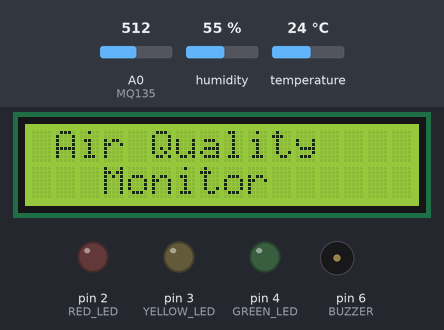
A sketch run on a simulated Arduino Uno, built with avr-gcc and run on an emulated ATmega328P. Parts: 16×2 character LCD, output pins drawn as LEDs (lit = HIGH), buzzer (waves = sounding, pin HIGH). Inputs (shaded band) come from the test bench; at power-on: A0 (MQ135) = 512, humidity 55 %, temperature 24 °C. What the sketch prints to the serial monitor is not drawn.

Above: at 1.2 s.
1.3 s: A0 (MQ135) set to 1023
At 4.4 s:
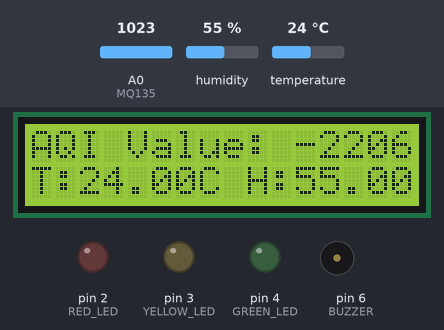
8.1 s: humidity set to 22 %
At 19.5 s:
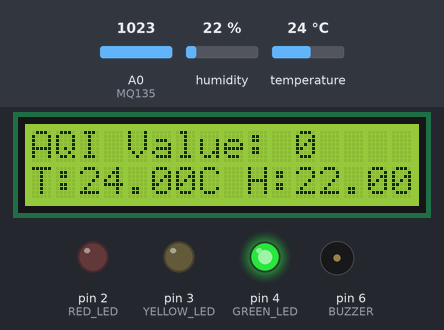
22.1 s: temperature set to 12 °C
At 35.7 s:
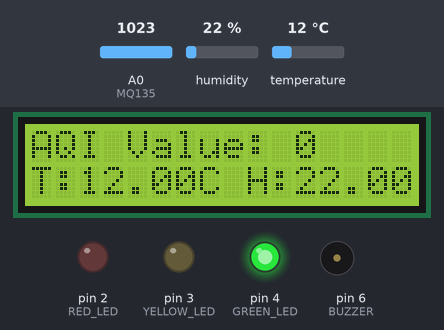
Timing chart, 0 to 37.2 s (numbered marks = the images above; inputs shaded):
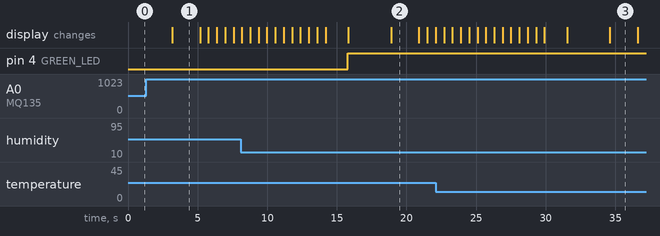

Measured:
- what the display in image 1 shows lasts 2.0 s, from 3.2 s to 5.2 s

The sketch:

main.ino
```cpp
#include <Wire.h>
#include <LiquidCrystal_I2C.h>
#include <DHT11.h>

#define DHTPIN A1
#define MQ135 A0
#define BUZZER 6
#define GREEN_LED 4
#define YELLOW_LED 3
#define RED_LED 2

DHT11 dht(DHTPIN);
LiquidCrystal_I2C lcd(0x27, 16, 2);

// Calibration constants
const float R_L = 20.0;  // Load resistance in kΩ
const float T0 = 20.0;   // Reference temperature
const float H0 = 65.0;   // Reference humidity
const float alpha = 0.01;  // Temperature coefficient
const float beta = 0.03;   // Humidity coefficient

void setup() {
  pinMode(MQ135, INPUT);
  pinMode(BUZZER, OUTPUT);
  pinMode(GREEN_LED, OUTPUT);
  pinMode(YELLOW_LED, OUTPUT);
  pinMode(RED_LED, OUTPUT);

  Serial.begin(9600);

  lcd.init();
  lcd.backlight();
}

void loop() {
  lcd.clear();
  lcd.setCursor(0, 0);
  lcd.print(" Air Quality");
  lcd.setCursor(0, 1);
  lcd.print("   Monitor");
  delay(2000);

  float temp = dht.readTemperature();
  float humidity = dht.readHumidity();

  if (isnan(temp) || isnan(humidity)) {
    Serial.println("DHT Sensor Error! Retrying...");
    delay(500);
    temp = dht.readTemperature();
    humidity = dht.readHumidity();
  }

  if (isnan(temp) || isnan(humidity)) {
    Serial.println("DHT Sensor Failed!");
    lcd.clear();
    lcd.print("DHT Sensor Error");
    delay(2000);
    return;
  }

  // Read raw sensor value
  int air_quality_raw = analogRead(MQ135);

  // Calculate sensor resistance (R_s)
  float R_s = ((1023.0 / air_quality_raw) - 1) * R_L;

  // Calculate PPM
  float PPM = 1000.0 / R_s;

  // Correct PPM for temperature and humidity
  float PPM_corrected = PPM / (1 + alpha * (temp - T0) + beta * (humidity - H0));

  // Map PPM to AQI
  int AQI;
  if (PPM_corrected <= 50) {
    AQI = map(PPM_corrected, 0, 50, 0, 50);  // Good
  } else if (PPM_corrected <= 100) {
    AQI = map(PPM_corrected, 51, 100, 51, 100);  // Moderate
  } else if (PPM_corrected <= 200) {
    AQI = map(PPM_corrected, 101, 200, 101, 200);  // Unhealthy
  } else if (PPM_corrected <= 300) {
    AQI = map(PPM_corrected, 201, 300, 201, 300);  // Very Unhealthy
  } else {
    AQI = map(PPM_corrected, 301, 500, 301, 500);  // Hazardous
  }

  // Print data to Serial Monitor
  Serial.print(millis());
  Serial.print(",");
  Serial.print(temp);
  Serial.print(",");
  Serial.print(humidity);
  Serial.print(",");
  Serial.print(PPM_corrected);
  Serial.print(",");
  Serial.println(AQI);

  // Display on LCD
  lcd.clear();
  lcd.setCursor(0, 0);
  lcd.print("AQI Value: " + String(AQI));
  lcd.setCursor(0, 1);
  lcd.print("T:" + String(temp) + "C H:" + String(humidity) + "%");
  delay(2000);

  // Scroll display
  for (int i = 0; i < 8; i++) {
    lcd.scrollDisplayLeft();
    delay(600);
  }
  for (int i = 0; i < 8; i++) {
    lcd.scrollDisplayRight();
    delay(600);
  }
  delay(1000);

  // Control LEDs and Buzzer
  digitalWrite(GREEN_LED, LOW);
  digitalWrite(YELLOW_LED, LOW);
  digitalWrite(RED_LED, LOW);

  if (AQI < 50) {
    digitalWrite(GREEN_LED, HIGH);
  } else if (AQI >= 50 && AQI < 100) {
    digitalWrite(YELLOW_LED, HIGH);
  } else {
    digitalWrite(RED_LED, HIGH);
    digitalWrite(BUZZER, HIGH);
    delay(500);
    digitalWrite(BUZZER, LOW);
  }
}
```
